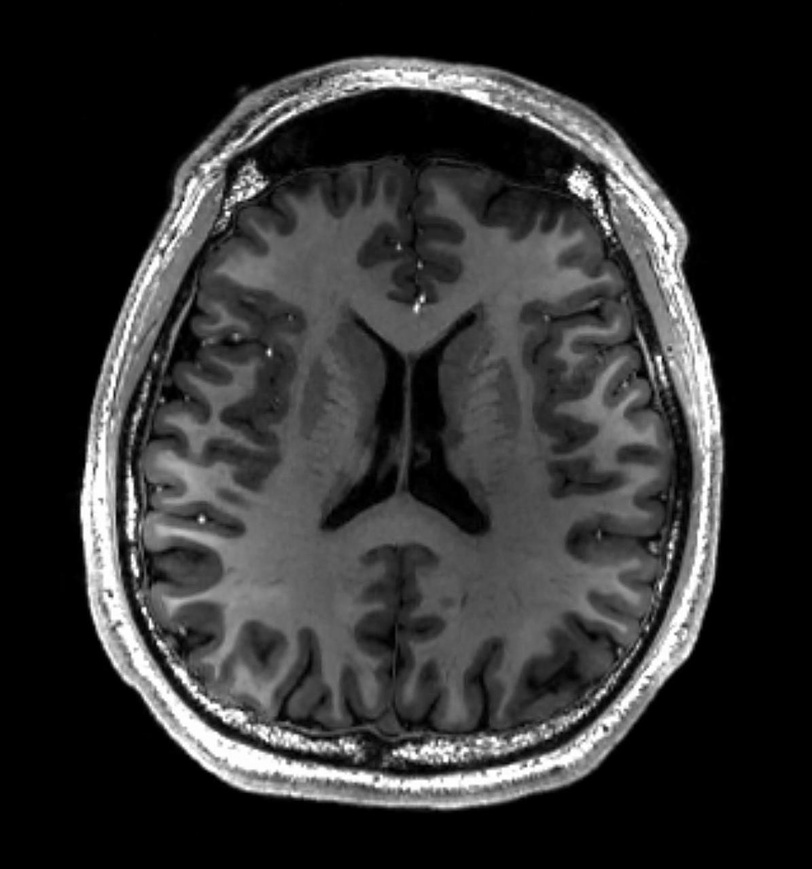
#> input picture images/Q4.jpg, 812 x 869 px, shrunk from 1195 x 1280 before the run
$ python Task4.2.py
#> lines starting #> are read from the running program, lines starting #| are printed output that depends on the picture; after the words box and inside, x2 and y2 are one past the last pixel; in counts of white or black regions, pixels touching at a corner belong together
import cv2
import numpy as np
import matplotlib.pyplot as plt

def binarize_and_label():
    # Load the image labeled as Q4.jpg
    image_path = '../images/Q4.jpg'
    image = cv2.imread(image_path)
#> image is the input picture: shape (869, 812, 3); min 0, max 255, mean 48.6

    # Check if the image is loaded
    if image is None:
        print(f"Could not open or find the image {image_path}")
        return

    # Convert to grayscale if necessary
    gray_image = cv2.cvtColor(image, cv2.COLOR_BGR2GRAY)

    # Apply Otsu's thresholding
    _, otsu_thresholded = cv2.threshold(gray_image, 0, 255, cv2.THRESH_BINARY + cv2.THRESH_OTSU)
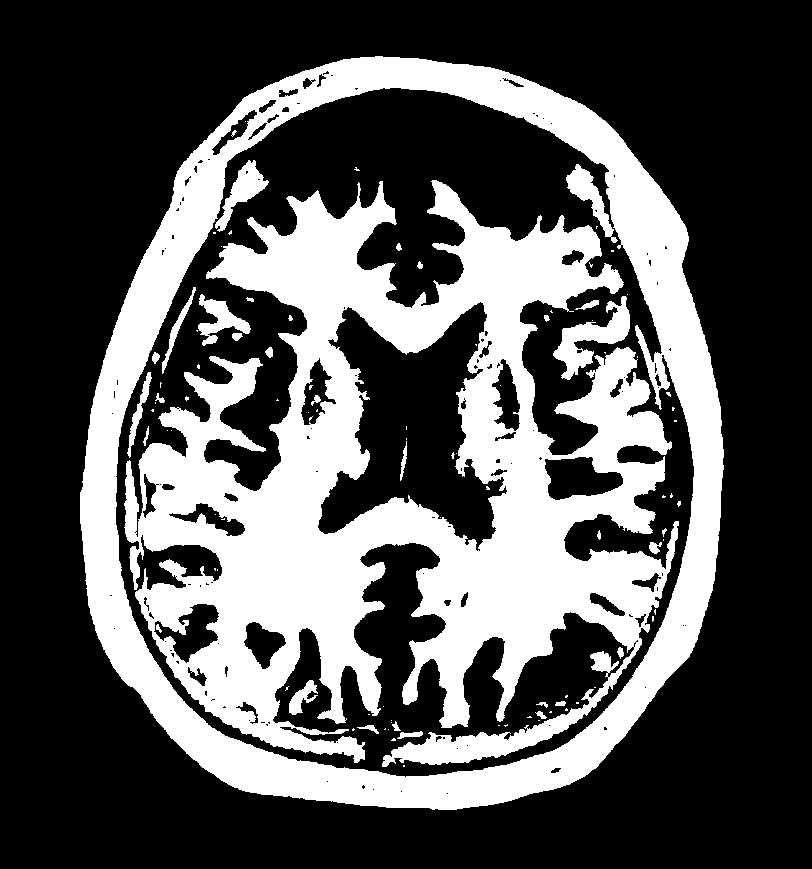
#> otsu_thresholded: shape (869, 812); 33.5% white; 100 white regions (67 under 20 px), largest, box (x1, y1, x2, y2) and area: (124, 180, 679, 767) 145908, (80, 56, 724, 810) 81363, (553, 296, 630, 380) 2320

    # Label the regions in the binarized image
    num_labels, labels_im = cv2.connectedComponents(otsu_thresholded)
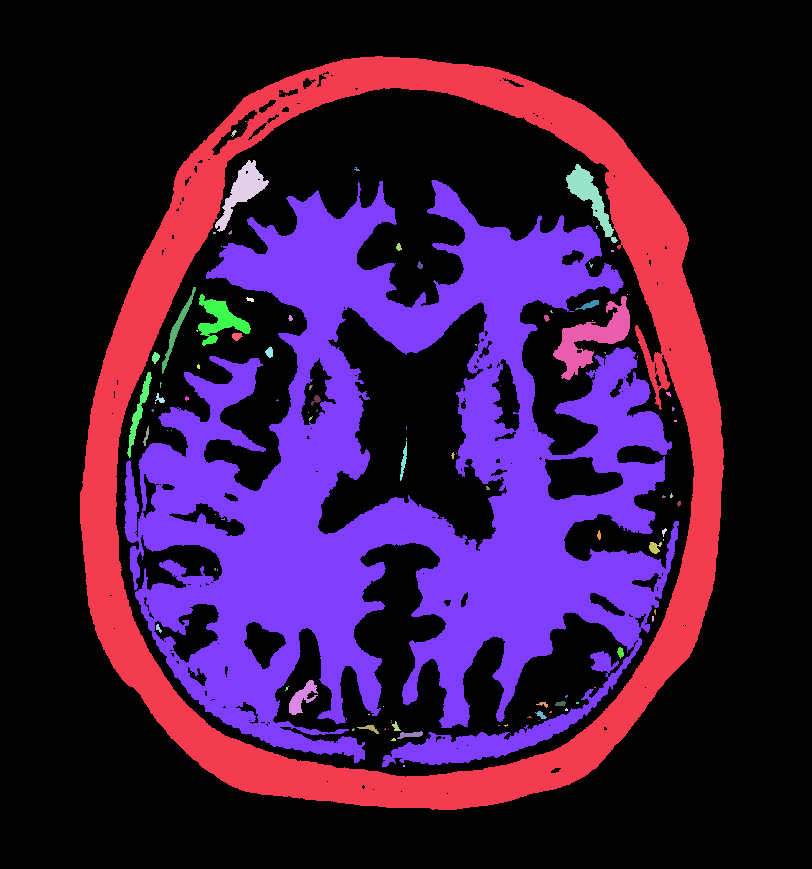
#> labels_im: shape (869, 812) int32; 101 distinct labels, from 0 to 100; one colour per label, 0 black
#> num_labels = 101

    # Create an empty colored image for visualization
    labeled_image = np.zeros((image.shape[0], image.shape[1], 3), dtype=np.uint8)

    # Create a color map for different labels
    colors = plt.get_cmap('jet', num_labels)

    # Assign colors to each label
    for label in range(1, num_labels):  # Start from 1 to skip the background
        mask = (labels_im == label)
        # Get color from the colormap and convert to integer
        rgba_color = colors(label)  # Get color as a tuple (R, G, B, A)
        color = (int(rgba_color[0] * 255), int(rgba_color[1] * 255), int(rgba_color[2] * 255))
        labeled_image[mask] = color  # Assign the color to the masked area
#> this loop made 100 passes
#> (rgba_color, color) on passes 1 to 12: ((0, 0, 0.545, 1), (0, 0, 139)), ((0, 0, 0.591, 1), (0, 0, 150)), ((0, 0, 0.636, 1), (0, 0, 162)), ((0, 0, 0.682, 1), (0, 0, 173)), ((0, 0, 0.727, 1), (0, 0, 185)), ((0, 0, 0.773, 1), (0, 0, 197)), ((0, 0, 0.818, 1), (0, 0, 208)), ((0, 0, 0.864, 1), (0, 0, 220)), ((0, 0, 0.909, 1), (0, 0, 231)), ((0, 0, 0.955, 1), (0, 0, 243)), ((0, 0, 1, 1), (0, 0, 255)), ((0, 0, 1, 1), (0, 0, 255))
#> pass 1, in binarize_and_label, `mask = (labels_im == label)`:
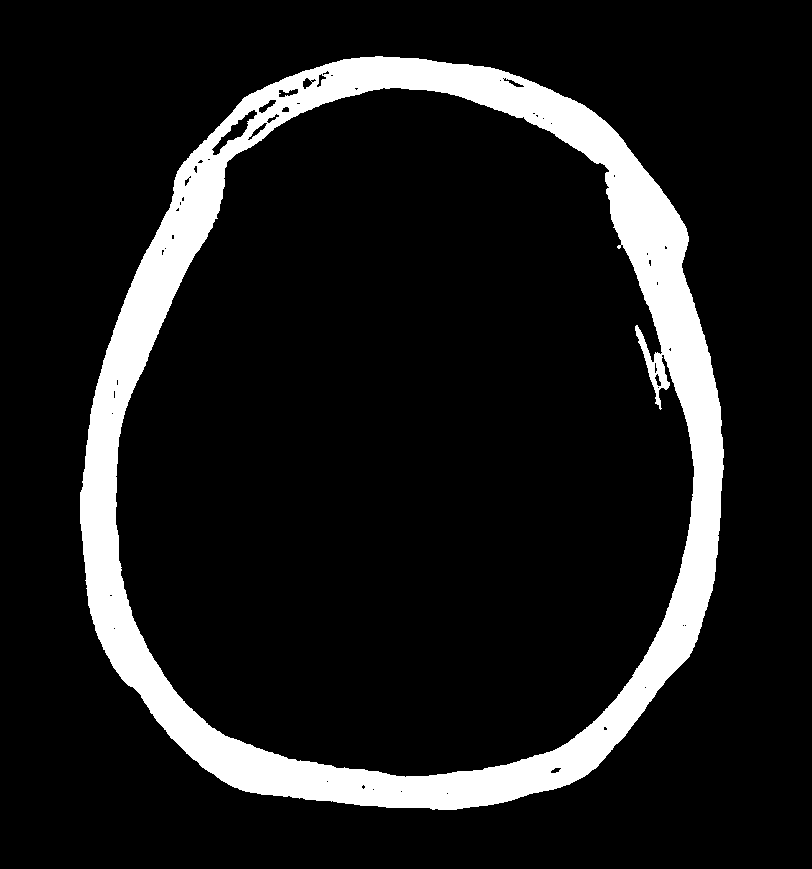
#> mask: shape (869, 812) bool; 11.5% white; 1 white region, box (x1, y1, x2, y2) and area: (80, 56, 724, 810) 81363
#> pass 2, in binarize_and_label, `mask = (labels_im == label)`:
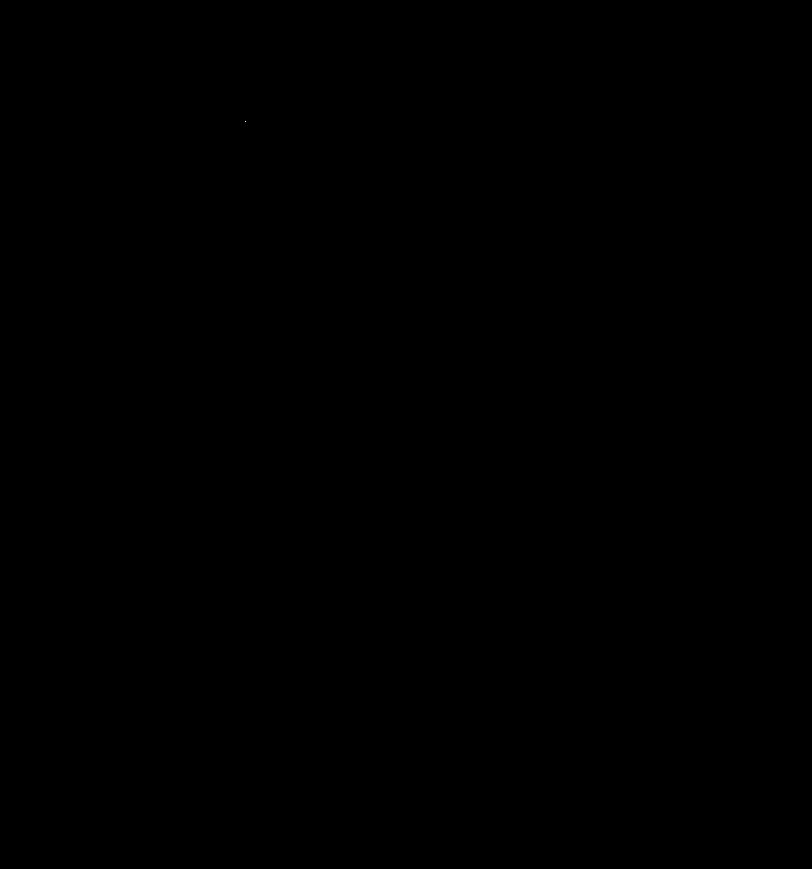
#> mask: shape (869, 812) bool; 0% white in thin lines or dots, all inside (x1, y1, x2, y2) = (245, 121, 246, 122)
#> after the loop:
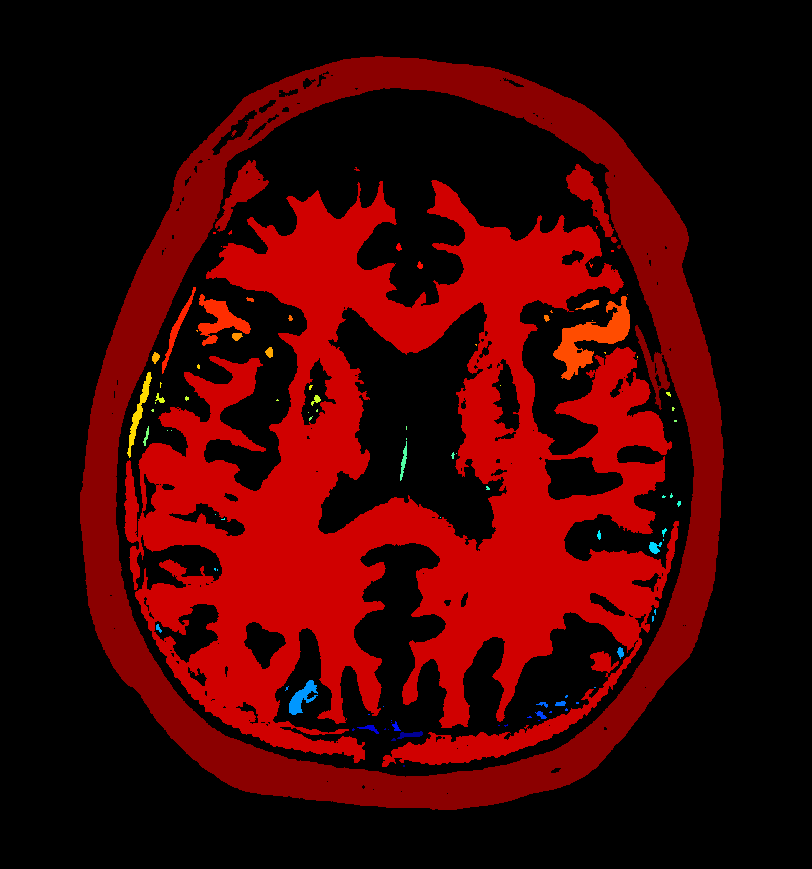
#> labeled_image: shape (869, 812, 3); mean of channels 0, 1, 2 0.5, 0.9, 61.5; drawn as B, G, R

    # Plotting
    plt.figure(figsize=(12, 8))

    plt.subplot(1, 3, 1)
    plt.title("Original Image")
    plt.imshow(cv2.cvtColor(image, cv2.COLOR_BGR2RGB))
    plt.axis('off')

    plt.subplot(1, 3, 2)
    plt.title("Binarized Image")
    plt.imshow(otsu_thresholded, cmap='gray')
    plt.axis('off')

    plt.subplot(1, 3, 3)
    plt.title("Labeled Regions")
    plt.imshow(labeled_image)
    plt.axis('off')

    plt.tight_layout()
    plt.show()

if __name__ == "__main__":
    binarize_and_label()

$ run again, with images/Q1.jpg copied over images/Q4.jpg
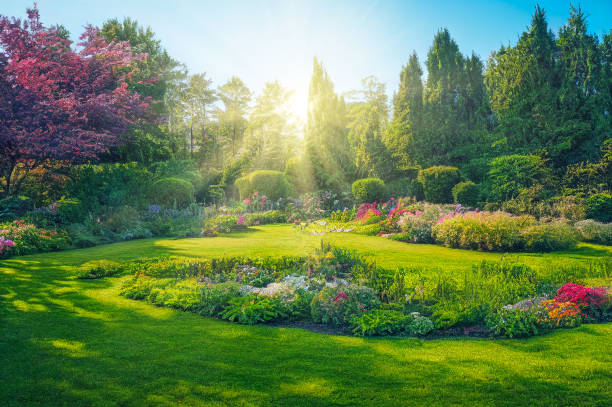
#> input picture images/Q1.jpg, 612 x 407 px
#> in binarize_and_label, image is the input picture: shape (407, 612, 3); mean B, G, R 83.7, 130.2, 102.3
#> otsu_thresholded: shape (407, 612); 31% white; 1456 white regions (1391 under 20 px), largest, box (x1, y1, x2, y2) and area: (0, 0, 535, 230) 52494, (148, 207, 549, 297) 10350, (395, 202, 549, 238) 2114
#> in binarize_and_label, `num_labels, labels_im = cv2.connectedComponents(otsu_thresholded)`:
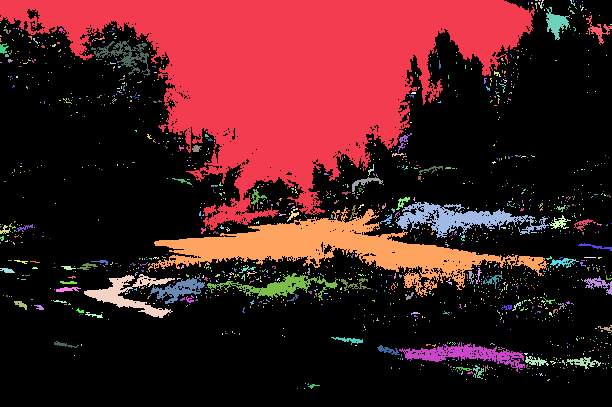
#> labels_im: shape (407, 612) int32; 1457 distinct labels, from 0 to 1456; one colour per label, 0 black
#> num_labels = 1457
#> the loop in binarize_and_label, `for label in range(1, num_labels):` made 1456 passes
#> (rgba_color, color) on passes 1 to 3: ((0, 0, 0.503, 1), (0, 0, 128)), ((0, 0, 0.506, 1), (0, 0, 129)), ((0, 0, 0.509, 1), (0, 0, 129))
#> in binarize_and_label, `plt.show()`:
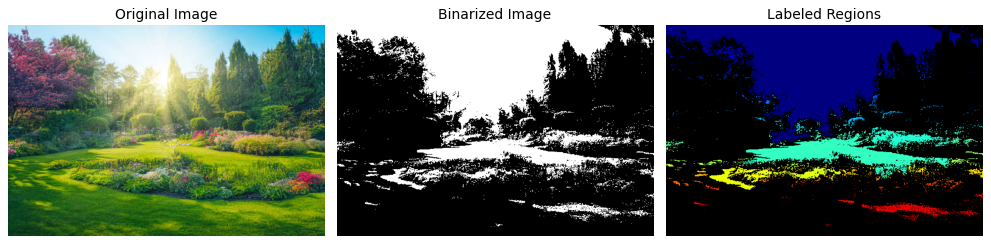
#> figure drawn by matplotlib, 3 panels

$ run again, with images/Q2.jpg copied over images/Q4.jpg
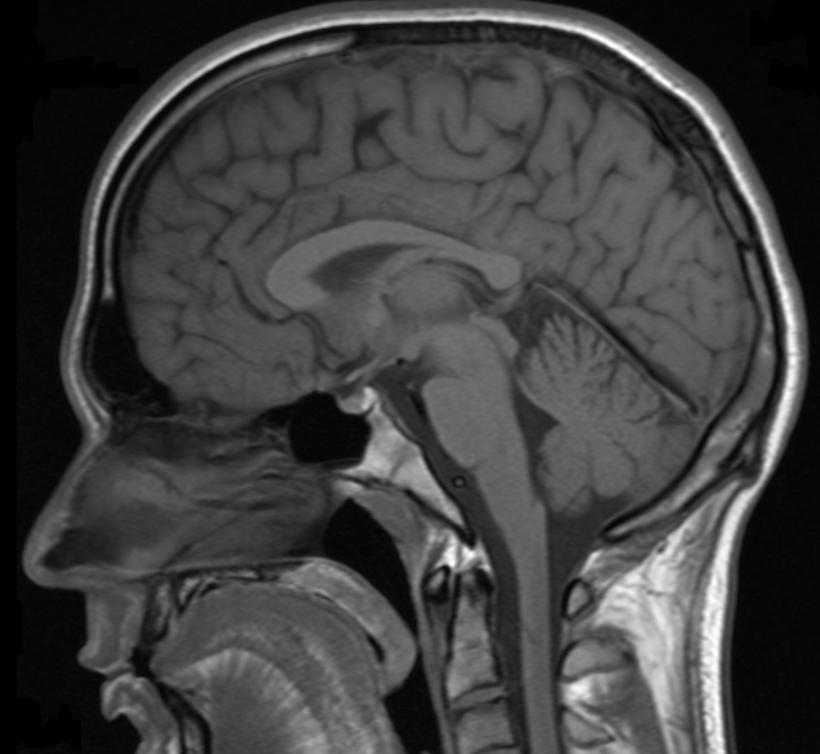
#> input picture images/Q2.jpg, 820 x 754 px
#> in binarize_and_label, image is the input picture: shape (754, 820, 3); min 0, max 255, mean 63.9
#> otsu_thresholded: shape (754, 820); 60% white; 137 black regions (68 under 20 px), largest, box (x1, y1, x2, y2) and area: (0, 0, 785, 754) 159430, (516, 0, 820, 754) 54924, (368, 358, 531, 754) 12150
#> in binarize_and_label, `num_labels, labels_im = cv2.connectedComponents(otsu_thresholded)`:
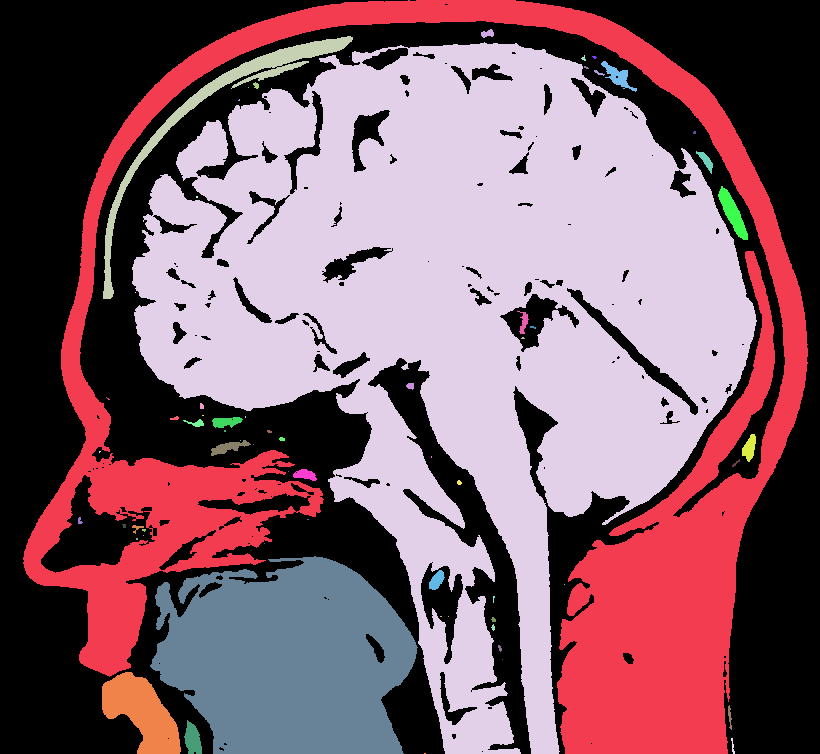
#> labels_im: shape (754, 820) int32; 67 distinct labels, from 0 to 66; one colour per label, 0 black
#> num_labels = 67
#> the loop in binarize_and_label, `for label in range(1, num_labels):` made 66 passes
#> (rgba_color, color) on passes 1 to 8: ((0, 0, 0.569, 1), (0, 0, 145)), ((0, 0, 0.638, 1), (0, 0, 162)), ((0, 0, 0.707, 1), (0, 0, 180)), ((0, 0, 0.775, 1), (0, 0, 197)), ((0, 0, 0.844, 1), (0, 0, 215)), ((0, 0, 0.913, 1), (0, 0, 232)), ((0, 0, 0.982, 1), (0, 0, 250)), ((0, 0, 1, 1), (0, 0, 255))
#> after the loop in binarize_and_label, `for label in range(1, num_labels):`:
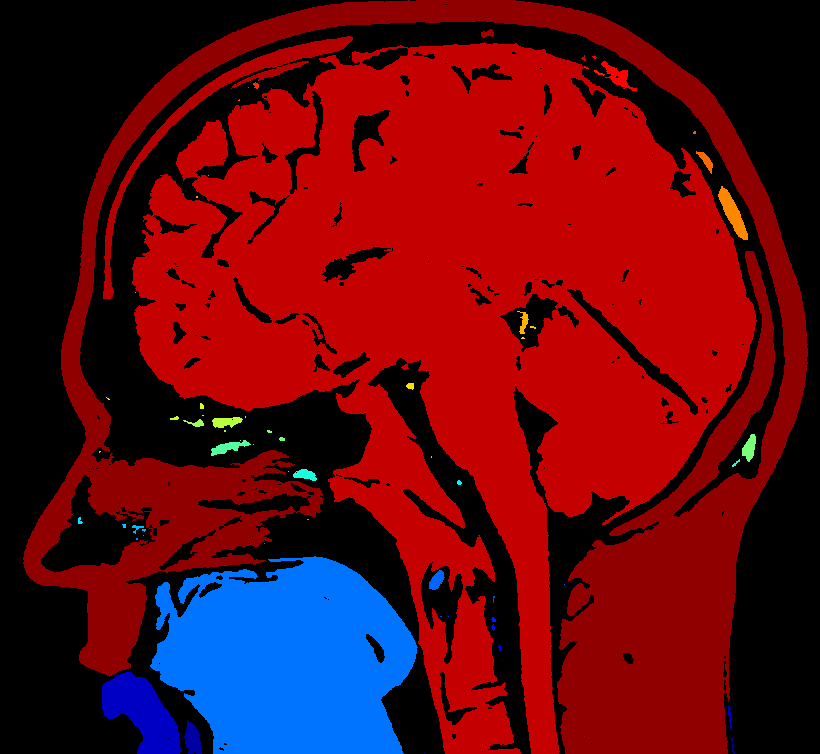
#> labeled_image: shape (754, 820, 3); mean of channels 0, 1, 2 18, 8.1, 95.6; drawn as B, G, R

$ run again, with images/Q3.jpg copied over images/Q4.jpg
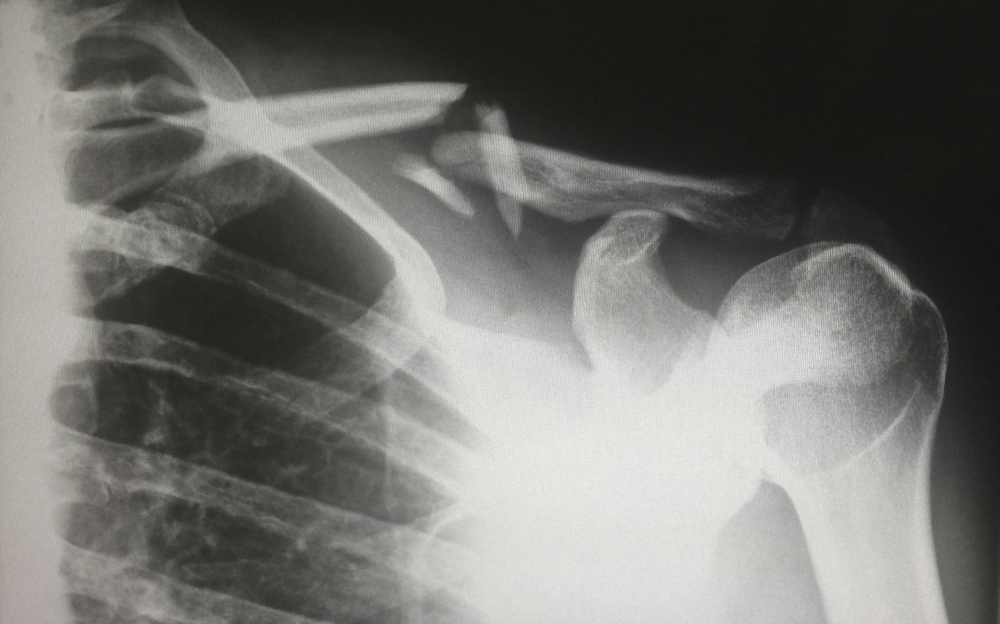
#> input picture images/Q3.jpg, 1000 x 624 px, shrunk from 1280 x 799 before the run
#> in binarize_and_label, image is the input picture: shape (624, 1000, 3); mean B, G, R 111.6, 115.6, 115.4
#> otsu_thresholded: shape (624, 1000); 44.4% white; 467 white regions (448 under 20 px), largest, box (x1, y1, x2, y2) and area: (162, 56, 949, 624) 210179, (0, 0, 202, 624) 57269, (445, 112, 668, 207) 5263
#> in binarize_and_label, `num_labels, labels_im = cv2.connectedComponents(otsu_thresholded)`:
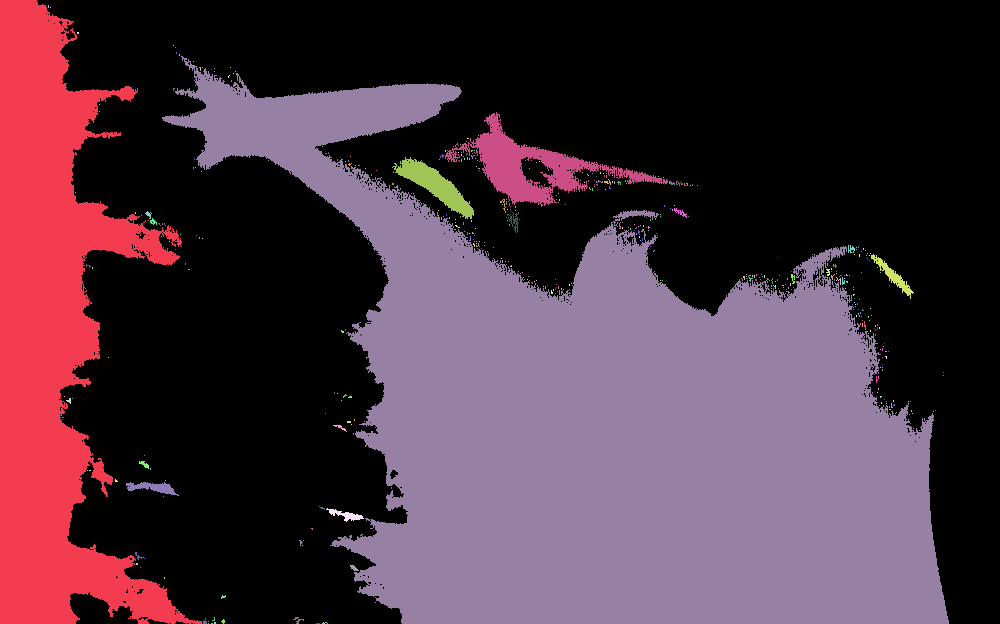
#> labels_im: shape (624, 1000) int32; 468 distinct labels, from 0 to 467; one colour per label, 0 black
#> num_labels = 468
#> the loop in binarize_and_label, `for label in range(1, num_labels):` made 467 passes
#> (rgba_color, color) on passes 1 to 3: ((0, 0, 0.51, 1), (0, 0, 129)), ((0, 0, 0.519, 1), (0, 0, 132)), ((0, 0, 0.529, 1), (0, 0, 134))
#> in binarize_and_label, `plt.show()`:
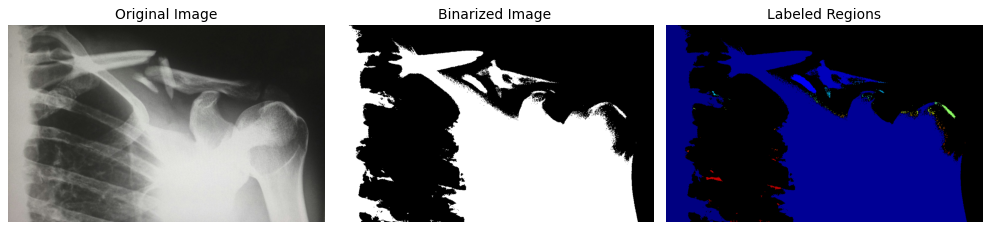
#> figure drawn by matplotlib, 3 panels
